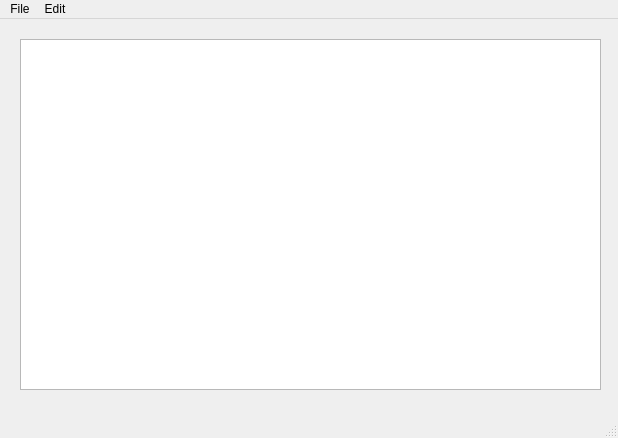
<?xml version="1.0" encoding="UTF-8"?>
<ui version="4.0">
 <class>MainWindow</class>
 <widget class="QMainWindow" name="MainWindow">
  <property name="geometry">
   <rect>
    <x>0</x>
    <y>0</y>
    <width>618</width>
    <height>438</height>
   </rect>
  </property>
  <property name="windowTitle">
   <string>MainWindow</string>
  </property>
  <widget class="QWidget" name="centralwidget">
   <widget class="QWidget" name="verticalLayoutWidget">
    <property name="geometry">
     <rect>
      <x>20</x>
      <y>20</y>
      <width>581</width>
      <height>351</height>
     </rect>
    </property>
    <layout class="QVBoxLayout" name="verticalLayout">
     <item>
      <widget class="QTextEdit" name="textEdit"/>
     </item>
    </layout>
   </widget>
  </widget>
  <widget class="QMenuBar" name="menubar">
   <property name="geometry">
    <rect>
     <x>0</x>
     <y>0</y>
     <width>618</width>
     <height>22</height>
    </rect>
   </property>
   <widget class="QMenu" name="menuFile">
    <property name="title">
     <string>File</string>
    </property>
    <addaction name="actionNew"/>
    <addaction name="actionOpen"/>
    <addaction name="actionSave_as"/>
    <addaction name="actionPrint"/>
    <addaction name="actionExit"/>
   </widget>
   <widget class="QMenu" name="menuEdit">
    <property name="title">
     <string>Edit</string>
    </property>
    <addaction name="actionCopy"/>
    <addaction name="actionPaste"/>
    <addaction name="actionCut"/>
    <addaction name="actionUndo"/>
    <addaction name="actionRedo"/>
   </widget>
   <addaction name="menuFile"/>
   <addaction name="menuEdit"/>
  </widget>
  <widget class="QStatusBar" name="statusbar"/>
  <action name="actionNew">
   <property name="icon">
    <iconset resource="Resources.qrc">
     <normaloff>:/imgs/New.bmp</normaloff>:/imgs/New.bmp</iconset>
   </property>
   <property name="text">
    <string>New </string>
   </property>
  </action>
  <action name="actionOpen">
   <property name="icon">
    <iconset resource="Resources.qrc">
     <normaloff>:/imgs/Open.bmp</normaloff>:/imgs/Open.bmp</iconset>
   </property>
   <property name="text">
    <string>Open</string>
   </property>
  </action>
  <action name="actionSave_as">
   <property name="icon">
    <iconset resource="Resources.qrc">
     <normaloff>:/imgs/Save.bmp</normaloff>:/imgs/Save.bmp</iconset>
   </property>
   <property name="text">
    <string>Save as</string>
   </property>
  </action>
  <action name="actionPrint">
   <property name="text">
    <string>Print</string>
   </property>
  </action>
  <action name="actionExit">
   <property name="text">
    <string>Exit</string>
   </property>
  </action>
  <action name="actionCopy">
   <property name="text">
    <string>Copy</string>
   </property>
  </action>
  <action name="actionPaste">
   <property name="text">
    <string>Paste</string>
   </property>
  </action>
  <action name="actionCut">
   <property name="text">
    <string>Cut</string>
   </property>
  </action>
  <action name="actionUndo">
   <property name="text">
    <string>Undo</string>
   </property>
  </action>
  <action name="actionRedo">
   <property name="text">
    <string>Redo</string>
   </property>
  </action>
 </widget>
 <resources>
  <include location="Resources.qrc"/>
 </resources>
 <connections/>
</ui>
